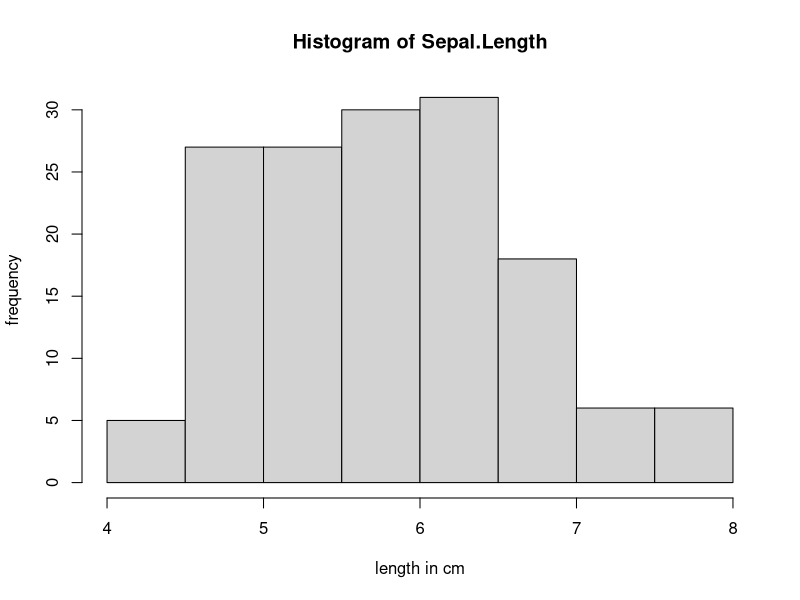

The R source for this figure:
# File:     02_04_Navigating.R
# Project:  LearningR

# INSTALL AND LOAD PACKAGES ################################

# Load base packages manually
library(datasets) #ladowanie przykladowego datasetu

#ladowanie i przygotowywanie danych
?iris

df<-iris
head(df)

#analizowanie danych

hist(df$Sepal.Length, main="Histogram of Sepal.Length", xlab= "length in cm", ylab= "frequency")

#czyszczenie
# Clear environment
rm(list = ls()) 

# Clear packages
detach("package:datasets", unload = TRUE)  # For base

# Clear plots
dev.off()  # But only if there IS a plot

# Clear console
cat("\014")  # ctrl+L

# Clear mind :)
